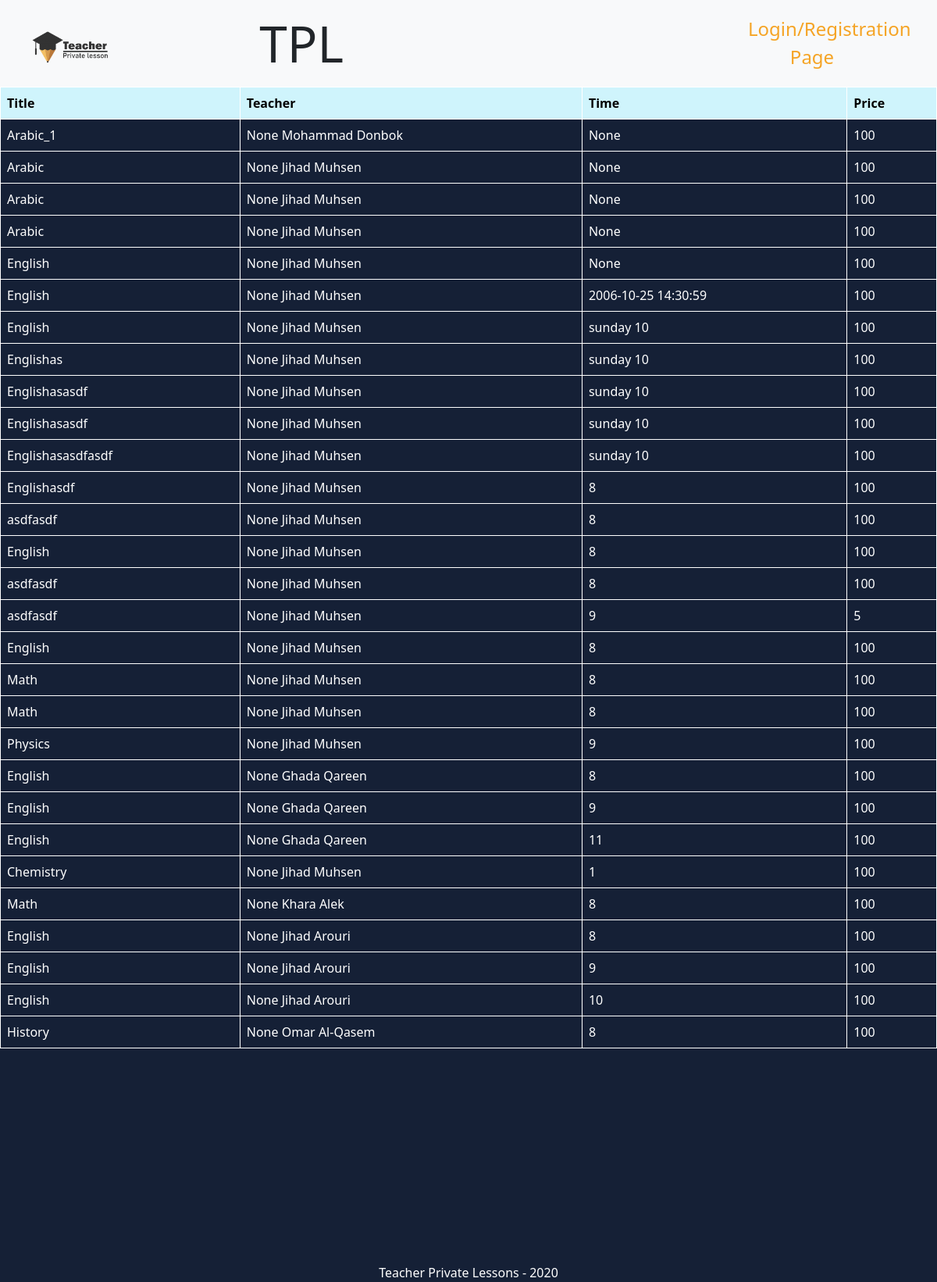
The app's page /lessons, older data.
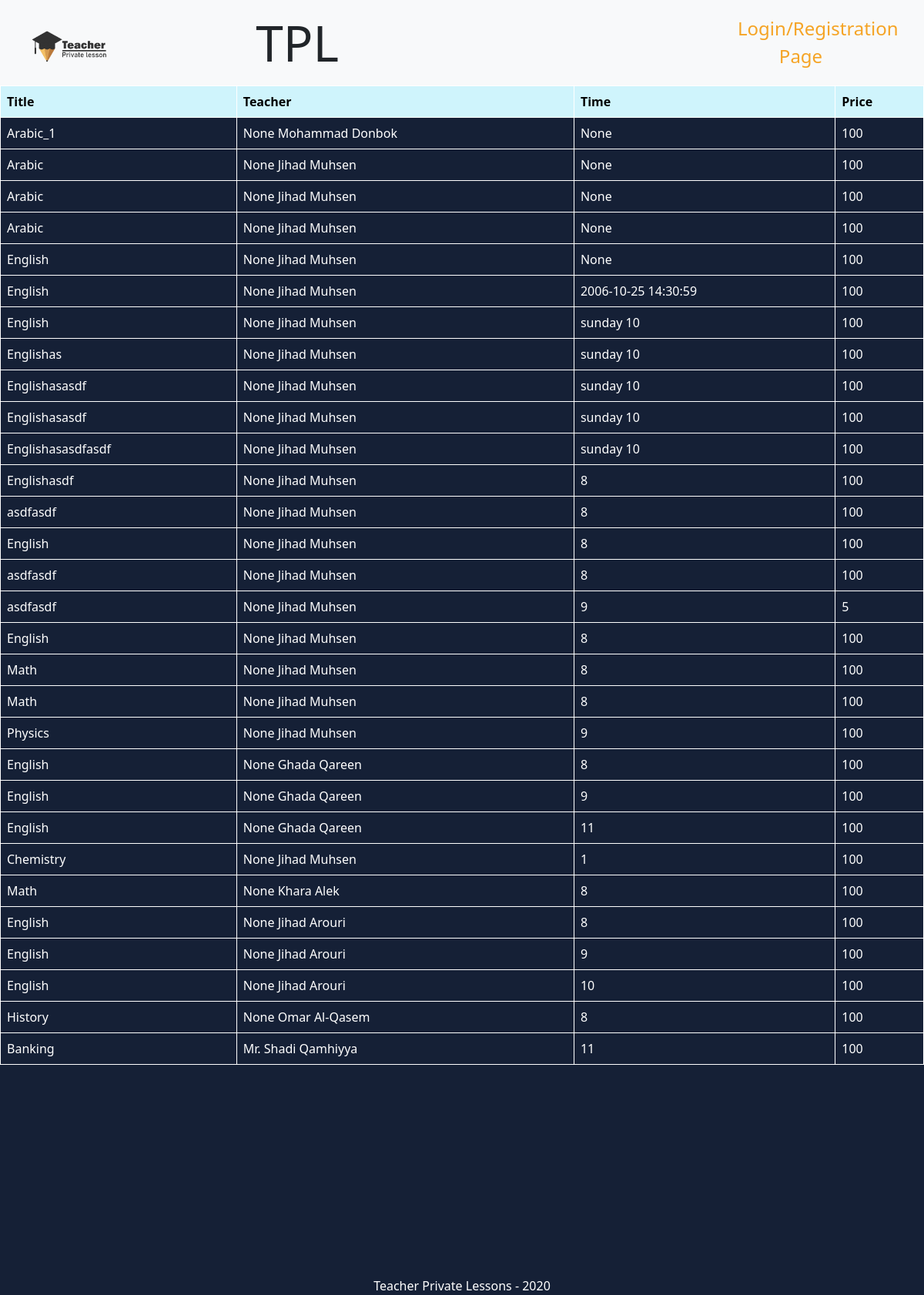
The same page, newer data.
### TPL_app/models.py (models this page shows)
class Lesson(models.Model):
    title = models.CharField(max_length=255)
    description = models.TextField()
    price = models.IntegerField()
    style = models.CharField(max_length=255, null=True)
    child = models.ForeignKey(
        Child, on_delete=models.CASCADE, blank=True, null=True)
    day = models.CharField(max_length=255, null=True)
    time = models.CharField(max_length=255, null=True)
    teacher = models.ForeignKey(Teacher, on_delete=models.CASCADE)
    created_at = models.DateTimeField(auto_now_add=True)
    updated_at = models.DateTimeField(auto_now=True)

class Teacher(models.Model):
    first_name = models.CharField(max_length=255)
    last_name = models.CharField(max_length=255)
    occupation = models.CharField(max_length=255)
    specialization = models.CharField(max_length=255)
    education = models.CharField(max_length=255)
    gender = models.CharField(max_length=6, null=True)
    email = models.CharField(max_length=255, null=True)
    password = models.CharField(max_length=255, null=True)
    profile_pic = models.ImageField(upload_to='images/', null=True, blank=True)
    created_at = models.DateTimeField(auto_now_add=True)
    updated_at = models.DateTimeField(auto_now=True)

### TPL_app/views.py (the view)
# urls.py: path('lessons', views.all_lessons),
def all_lessons(request):
    Lesson.objects.all()
    context = {
        'all_lessons': Lesson.objects.all()
    }
    return render(request, 'lessons.html', context)

### TPL_app/templates/lessons.html (shortened to what this page needs)
<!DOCTYPE html>
<html lang="en">
<head>
    {% load static %}
    <link rel="stylesheet" href="{% static 'css/teacher_profile_style.css' %}">
    <link href="https://cdn.jsdelivr.net/npm/bootstrap@5.0.0-beta1/dist/css/bootstrap.min.css" rel="stylesheet">
</head>
<body>
    <nav class="navbar navbar-expand-lg navbar-light bg-light">
        <div class="head">
            <img src="{% static 'images/logo.png' %}" width="100px">
            <h1 class="display-3" >TPL</h1>
        </div>
        <div class="collapse navbar-collapse" id="navbarSupportedContent">
            <ul class="navbar-nav me-auto mb-2 mb-lg-0">
            <li class="nav-item">
                <a class="nav-link active" href="/">Login/Registration Page</a>
            </li>
            </ul>
        </nav>
</head>
<body>
    <table class="table">
        <thead>
            <tr class="table-info">
                <th>Title</th>
                <th>Teacher</th>
                <th>Time</th>
                <th>Price</th>
            </tr>
        </thead>
        <tbody>
            {% for lesson in all_lessons %}
            <tr>
                <td>{{lesson.title}} </td>
                <td>{{lesson.teacher.gender}} {{lesson.teacher.first_name}} {{lesson.teacher.last_name}}</td>
                <td>{{lesson.time}} </td>
                <td>{{lesson.price}} </td>
            </tr>
            {% endfor %}
        </tbody>
    </table>
    <div class="footer1">
        <footer>Teacher Private Lessons - 2020</footer>
    </div>
</body>
</html>

### TPL_app/static/css/teacher_profile_style.css (style rules this page uses)
.head { display: inline-flex; margin: 10px 0 0 40px; width: 400px; align-items: center; }
.head img { display: inline-block; }
h1 { display: inline-block; margin-left: 15px; }
ul { display: inline-block; margin-left: 500px !important; }
.navbar-nav .nav-link { width: 180px !important; margin-left: 10px !important; font-size: x-large; text-align: center; }
th { border: 1px solid white !important; }
.table tr td { border: 1px solid rgb(255, 255, 255); color: white !important; }
.table thead th { border: 1px solid white; }
body { background-color:#152036 !important; }
a { color: rgb(245 164 37) !important; }
.footer1 { width: 100%; color: white; margin-top:275px; text-align: center; }

Row changes from the older to the newer data that the page shows:
added Lesson: title "Banking", teacher.gender "Mr.", teacher.first_name "Shadi", teacher.last_name "Qamhiyya", time "11", price "100"
